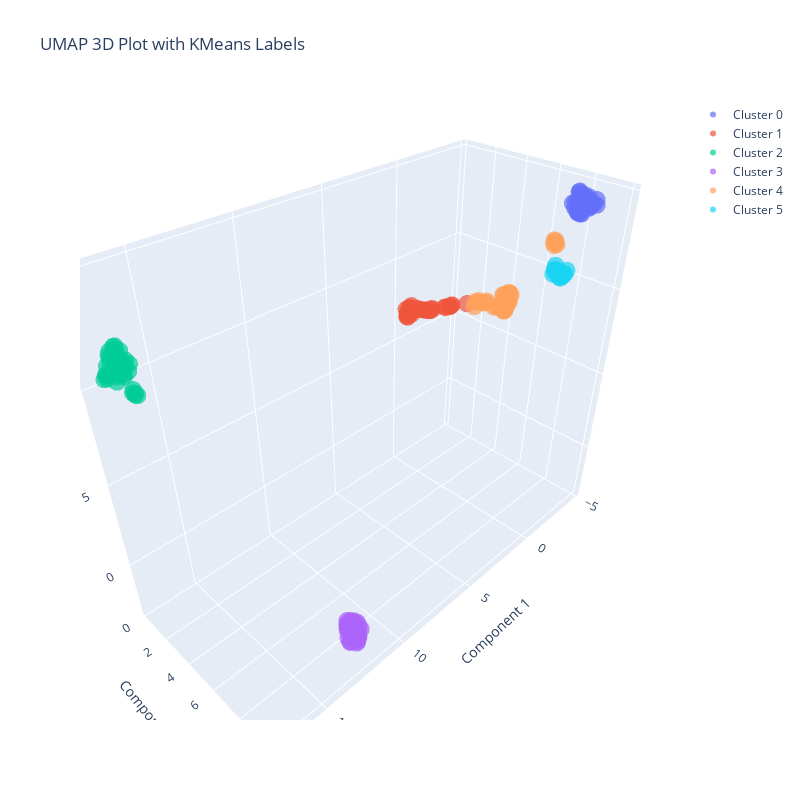

Notebook source saved alongside this figure:
### Markdown cell above
In order to visualize how clusters were corresponded, a umap fit is done but this time only with 2 components to have x-y axis

### Code cell
# getting labels
kmeans_labels = kmeans.predict(X_umap)

# Perform UMAP with 3 components
umap_plot_3d = UMAP(n_components=3, random_state=23)
X_plot_3d = umap_plot_3d.fit_transform(X_sc)
X_plot_kmeans_3d = np.c_[X_plot_3d, kmeans_labels]

# Create a scatter plot
fig = go.Figure()

# Add a scatter trace for each cluster
for cluster in np.unique(kmeans_labels):
    cluster_indices = np.where(kmeans_labels == cluster)
    fig.add_trace(go.Scatter3d(
        x=X_plot_kmeans_3d[cluster_indices, 0].flatten(),
        y=X_plot_kmeans_3d[cluster_indices, 1].flatten(),
        z=X_plot_kmeans_3d[cluster_indices, 2].flatten(),
        mode='markers',
        marker=dict(
            size=6,
            opacity=0.7,
            color=cluster,
            colorscale='Viridis'
        ),
        name=f'Cluster {cluster}'
    ))

# Set layout and show the plot
fig.update_layout(
    scene=dict(
        xaxis_title='Component 1',
        yaxis_title='Component 2',
        zaxis_title='Component 3'
    ),
    title='UMAP 3D Plot with KMeans Labels',
    height = 800,
    width = 800
)

fig.show()
